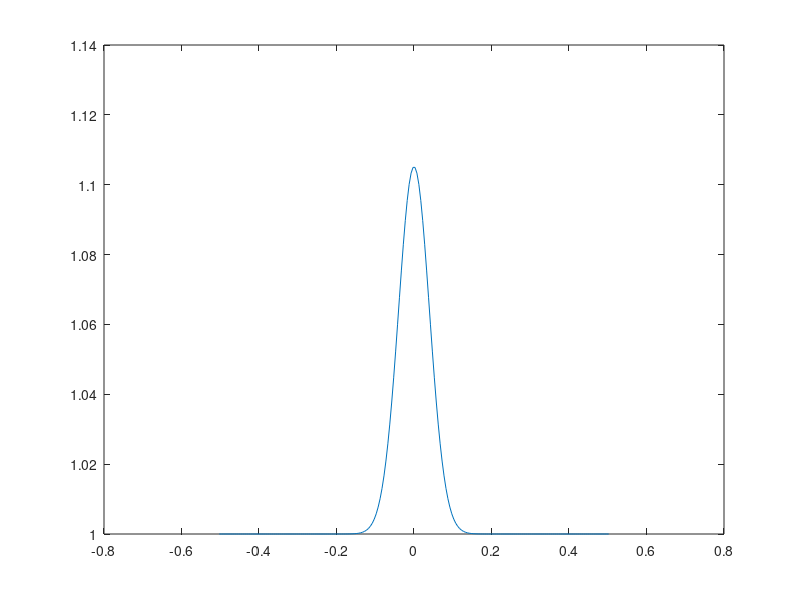

MATLAB code for this plot: (Note: this script raises an error after producing the figure.)
clear, figure(1), clf
% Physics
Lx      = 1;
rho0    = 1;
Vx0     = -0.3*0.03;
beta    = 1e-3; 
D       = 2e-4;
% numerics
nx      = 200;
dx      = Lx/(nx);
nout    = 1;

% Initialization
Xv      = -Lx/2:dx:Lx/2;
Xc      = -(Lx-dx)/2:dx:(Lx-dx)/2;
Xg      = -(Lx+dx)/2:dx:(Lx+dx)/2;
P       = 1e2*exp(-300*Xg.^2);
rho     = rho0*(exp(beta.*P));
% rho     = rho0*exp(-300*(Xv+0).^2);
% rho     = rho0*exp(-300*(Xg-0.3).^2);
% rho2    = rho;
Vx      = Vx0*ones(1,nx+1);
LW = 0;
Vx      = linspace(0*Vx0,0*Vx0/2,length(Vx));
plot(Xg, rho)
% Action
dt      = min(dx/abs(Vx0)/1.1,dx./sqrt(1./(rho0*beta))/1.1)/10;
for it = 1:5e4
    Vxc           = 0.5*(Vx(1:end-1)+Vx(2:end));
    rhoc          = 0.5*(rho(1:end-1)+rho(2:end));
    qx            = -D*diff(rho)/dx;
%     Fx           = rho.*av(Vx) + [av(qx(1:2)) av(qx) av(qx(end-1:end))];
    Fx            = rhoc.*Vx + 0*qx;
    Fxc           = av(Fx) + (- sign(av(Vx)) + LW.*(sign(av(Vx))-av(Vx)*dt/dx) ).*diff(Fx)/2 ;
    rhoc(2:end-1) = rhoc(2:end-1) - diff(Fxc)/dx*dt; 
    rhoc(end)     = rhoc(end) - (Vx(end)>0)*Vx(end)*(rhoc(end)-rhoc(end-1))/dx*dt;
    rhoc(1)       = rhoc(1  ) - (Vx(1  )<0)*Vx(1  )*(rhoc(2  )-rhoc(1    ))/dx*dt;
    rho(2:end-1)  = av(rhoc);
    rho(end)      = rho(end) - (Vx(end)>0)*Vx(end)*(rho(end)-rho(end-1))/dx*dt;
    rho(1)        = rho(1  ) - (Vx(1  )<0)*Vx(1  )*(rho(2  )-rho(1    ))/dx*dt;
    Mx            = rhoc.*Vx;
%     P             = 1/beta*log(rho/rho0);
    dPdt          = 1/beta*diff(Vx)/dx;
    P(2:end-1)    = P(2:end-1) + dPdt*dt;
    Fx            = rhoc.*Vx.*Vx + av(P);
    Fxc           = av(Fx) + (- sign(av(Vx)) + LW.*(sign(av(Vx))-av(Vx)*dt/dx) ).*diff(Fx)/2 ;
    Mx(2:end-1)   = Mx(2:end-1) - diff(Fxc)/dx*dt;
    Mx(end)       = Mx(end) - (Vx(end)>0)*Vx(end)*(Mx(end)-Mx(end-1))/dx*dt;
    Mx(1)         = Mx(1  ) - (Vx(1  )<0)*Vx(1  )*(Mx(2  )-Mx(1    ))/dx*dt;
    Vx            = Mx./rhoc;
    if mod(it-1, nout) == 0
        plot(Xv, av(P),'-',Xv, Mx,'--'), drawnow;%axis([-Lx/2 Lx/2 0 rho0]), drawnow
    end
end


function A = av(B)
    A = 0.5*(B(2:end)+B(1:end-1));
end


function [A] = advection2d(A,Vx,Vy,dx,dy,dt)
%Function advection 2d is a function that is used for upwind
%advection in 2d problems
dtadv = dt;
A(1:end-1,:) = A(1:end-1,:) - (Vx(2:end-1,:)<0).*Vx(2:end-1,:).*diff(A,1,1)/dx*dtadv;
A(2:end  ,:) = A(2:end  ,:) - (Vx(2:end-1,:)>0).*Vx(2:end-1,:).*diff(A,1,1)/dx*dtadv;        
A(:,1:end-1) = A(:,1:end-1) - (Vy(:,2:end-1)<0).*Vy(:,2:end-1).*diff(A,1,2)/dy*dtadv;
A(:,2:end  ) = A(:,2:end  ) - (Vy(:,2:end-1)>0).*Vy(:,2:end-1).*diff(A,1,2)/dy*dtadv;
return
end


